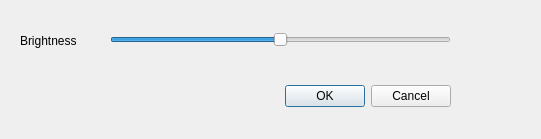
<?xml version="1.0" encoding="UTF-8"?>
<ui version="4.0">
 <class>BrightnessDialog</class>
 <widget class="QDialog" name="BrightnessDialog">
  <property name="geometry">
   <rect>
    <x>0</x>
    <y>0</y>
    <width>541</width>
    <height>139</height>
   </rect>
  </property>
  <property name="windowTitle">
   <string>Dialog</string>
  </property>
  <widget class="QDialogButtonBox" name="buttonBox">
   <property name="geometry">
    <rect>
     <x>110</x>
     <y>80</y>
     <width>341</width>
     <height>32</height>
    </rect>
   </property>
   <property name="orientation">
    <enum>Qt::Horizontal</enum>
   </property>
   <property name="standardButtons">
    <set>QDialogButtonBox::Cancel|QDialogButtonBox::Ok</set>
   </property>
  </widget>
  <widget class="QLabel" name="labelBrightness">
   <property name="geometry">
    <rect>
     <x>20</x>
     <y>30</y>
     <width>61</width>
     <height>21</height>
    </rect>
   </property>
   <property name="text">
    <string>Brightness</string>
   </property>
  </widget>
  <widget class="QSlider" name="horizontalSliderBrightness">
   <property name="geometry">
    <rect>
     <x>110</x>
     <y>30</y>
     <width>341</width>
     <height>19</height>
    </rect>
   </property>
   <property name="minimum">
    <number>-255</number>
   </property>
   <property name="maximum">
    <number>255</number>
   </property>
   <property name="orientation">
    <enum>Qt::Horizontal</enum>
   </property>
  </widget>
 </widget>
 <resources/>
 <connections>
  <connection>
   <sender>buttonBox</sender>
   <signal>accepted()</signal>
   <receiver>BrightnessDialog</receiver>
   <slot>accept()</slot>
   <hints>
    <hint type="sourcelabel">
     <x>248</x>
     <y>254</y>
    </hint>
    <hint type="destinationlabel">
     <x>157</x>
     <y>274</y>
    </hint>
   </hints>
  </connection>
  <connection>
   <sender>buttonBox</sender>
   <signal>rejected()</signal>
   <receiver>BrightnessDialog</receiver>
   <slot>reject()</slot>
   <hints>
    <hint type="sourcelabel">
     <x>316</x>
     <y>260</y>
    </hint>
    <hint type="destinationlabel">
     <x>286</x>
     <y>274</y>
    </hint>
   </hints>
  </connection>
 </connections>
</ui>
